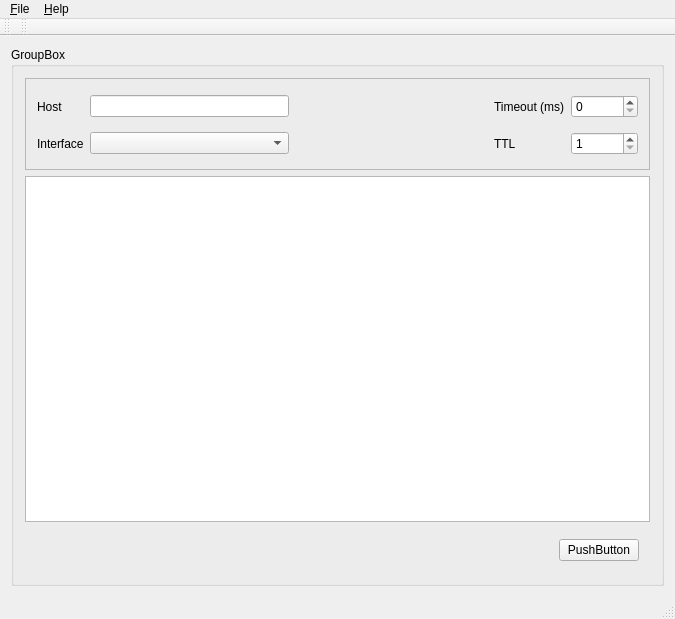
<?xml version="1.0" encoding="UTF-8"?>
<ui version="4.0">
 <class>MainWindow</class>
 <widget class="QMainWindow" name="MainWindow">
  <property name="geometry">
   <rect>
    <x>0</x>
    <y>0</y>
    <width>675</width>
    <height>619</height>
   </rect>
  </property>
  <property name="windowTitle">
   <string>MainWindow</string>
  </property>
  <widget class="QWidget" name="centralWidget">
   <layout class="QGridLayout" name="gridLayout_2">
    <item row="0" column="0">
     <widget class="QGroupBox" name="groupBox">
      <property name="title">
       <string>GroupBox</string>
      </property>
      <layout class="QVBoxLayout" name="verticalLayout">
       <item>
        <widget class="QFrame" name="frame">
         <property name="frameShape">
          <enum>QFrame::StyledPanel</enum>
         </property>
         <property name="frameShadow">
          <enum>QFrame::Raised</enum>
         </property>
         <layout class="QGridLayout" name="gridLayout">
          <item row="0" column="0">
           <widget class="QLabel" name="label">
            <property name="text">
             <string>Host</string>
            </property>
           </widget>
          </item>
          <item row="0" column="1">
           <widget class="QLineEdit" name="lineEdit"/>
          </item>
          <item row="0" column="3">
           <widget class="QLabel" name="label_3">
            <property name="sizePolicy">
             <sizepolicy hsizetype="Preferred" vsizetype="Preferred">
              <horstretch>0</horstretch>
              <verstretch>0</verstretch>
             </sizepolicy>
            </property>
            <property name="text">
             <string>Timeout (ms)</string>
            </property>
           </widget>
          </item>
          <item row="0" column="4">
           <widget class="QSpinBox" name="spinBox">
            <property name="maximum">
             <number>999999</number>
            </property>
            <property name="singleStep">
             <number>5</number>
            </property>
           </widget>
          </item>
          <item row="1" column="0">
           <widget class="QLabel" name="label_2">
            <property name="text">
             <string>Interface</string>
            </property>
           </widget>
          </item>
          <item row="1" column="1">
           <widget class="QComboBox" name="comboBox"/>
          </item>
          <item row="1" column="3">
           <widget class="QLabel" name="label_4">
            <property name="text">
             <string>TTL</string>
            </property>
           </widget>
          </item>
          <item row="1" column="4">
           <widget class="QSpinBox" name="spinBox_2">
            <property name="minimum">
             <number>1</number>
            </property>
            <property name="maximum">
             <number>255</number>
            </property>
           </widget>
          </item>
          <item row="0" column="2" rowspan="2">
           <spacer name="horizontalSpacer">
            <property name="orientation">
             <enum>Qt::Horizontal</enum>
            </property>
            <property name="sizeHint" stdset="0">
             <size>
              <width>191</width>
              <height>68</height>
             </size>
            </property>
           </spacer>
          </item>
         </layout>
        </widget>
       </item>
       <item>
        <widget class="QTextBrowser" name="textBrowser"/>
       </item>
       <item>
        <widget class="QWidget" name="widget" native="true">
         <layout class="QHBoxLayout" name="horizontalLayout">
          <item>
           <spacer name="horizontalSpacer_2">
            <property name="orientation">
             <enum>Qt::Horizontal</enum>
            </property>
            <property name="sizeHint" stdset="0">
             <size>
              <width>517</width>
              <height>20</height>
             </size>
            </property>
           </spacer>
          </item>
          <item>
           <widget class="QPushButton" name="pushButton">
            <property name="text">
             <string>PushButton</string>
            </property>
           </widget>
          </item>
         </layout>
        </widget>
       </item>
      </layout>
     </widget>
    </item>
   </layout>
  </widget>
  <widget class="QMenuBar" name="menuBar">
   <property name="geometry">
    <rect>
     <x>0</x>
     <y>0</y>
     <width>675</width>
     <height>22</height>
    </rect>
   </property>
   <widget class="QMenu" name="menuFile">
    <property name="title">
     <string>&amp;File</string>
    </property>
    <addaction name="actionExit"/>
   </widget>
   <widget class="QMenu" name="menuHelp">
    <property name="title">
     <string>&amp;Help</string>
    </property>
    <addaction name="actionAbout"/>
   </widget>
   <addaction name="menuFile"/>
   <addaction name="menuHelp"/>
  </widget>
  <widget class="QToolBar" name="mainToolBar">
   <attribute name="toolBarArea">
    <enum>TopToolBarArea</enum>
   </attribute>
   <attribute name="toolBarBreak">
    <bool>false</bool>
   </attribute>
  </widget>
  <widget class="QStatusBar" name="statusBar"/>
  <widget class="QToolBar" name="toolBar">
   <property name="windowTitle">
    <string>toolBar</string>
   </property>
   <attribute name="toolBarArea">
    <enum>TopToolBarArea</enum>
   </attribute>
   <attribute name="toolBarBreak">
    <bool>false</bool>
   </attribute>
  </widget>
  <action name="actionExit">
   <property name="text">
    <string>E&amp;xit</string>
   </property>
  </action>
  <action name="actionAbout">
   <property name="text">
    <string>&amp;About</string>
   </property>
  </action>
 </widget>
 <layoutdefault spacing="6" margin="11"/>
 <tabstops>
  <tabstop>lineEdit</tabstop>
  <tabstop>comboBox</tabstop>
  <tabstop>spinBox</tabstop>
  <tabstop>spinBox_2</tabstop>
  <tabstop>pushButton</tabstop>
  <tabstop>textBrowser</tabstop>
 </tabstops>
 <resources/>
 <connections/>
</ui>
